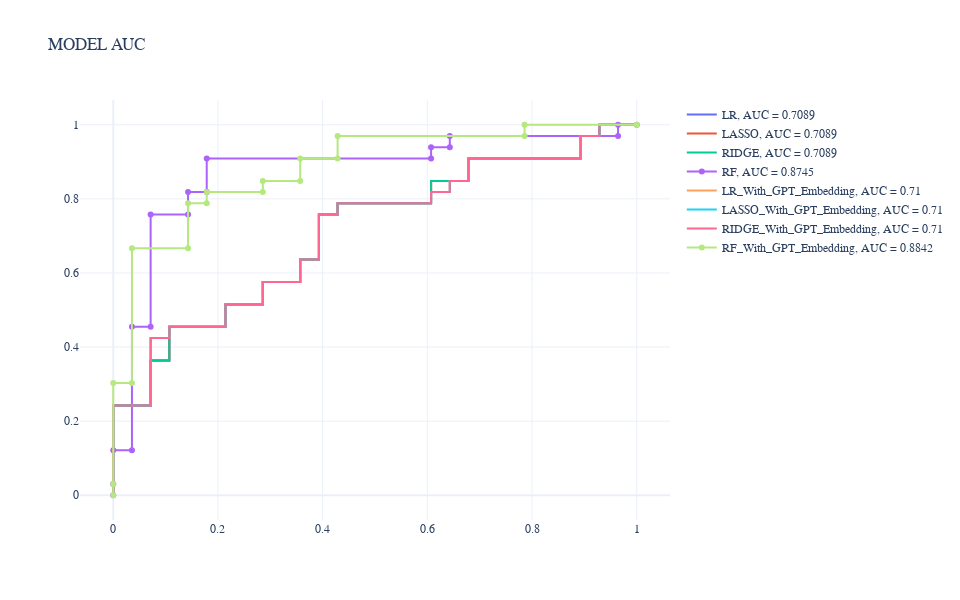

The cell this chart's notebook holds for it:
### Markdown cell above
## Model performance

### Code cell
pred_dict_combine = dict(list(pred_dict.items()) + list(pred_dict_gpt.items()))
create_auc_chart(pred_dict_combine, y_val, 'Model AUC')
